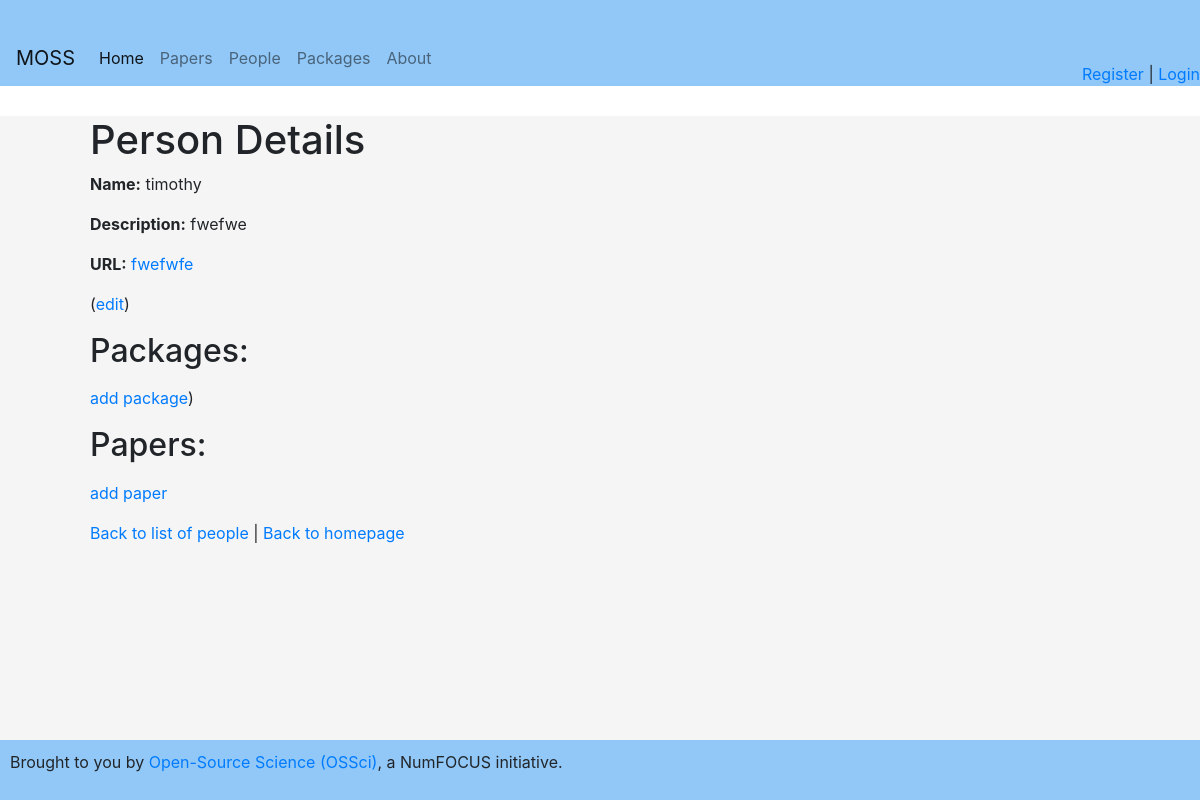
Page /persons/2 on the earlier database version.
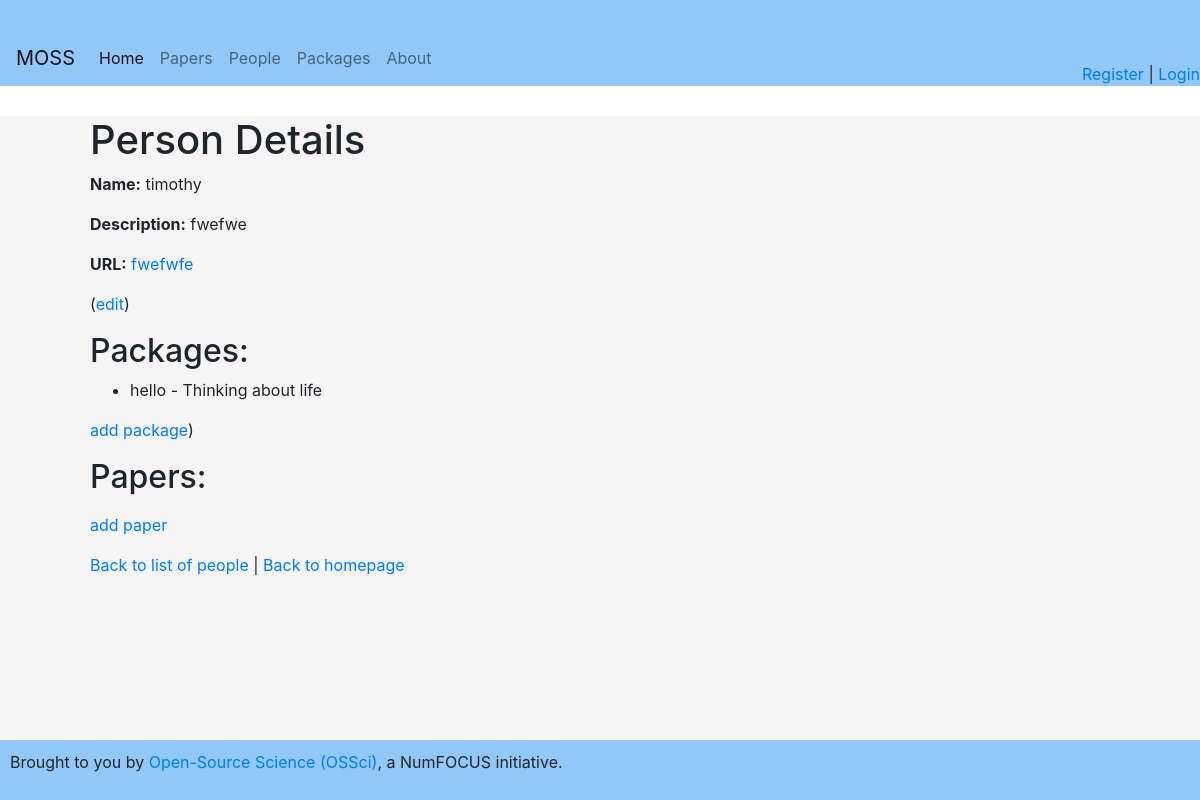
Same page on the later database version.
### app.py (models this page shows)
class PackagesPerPerson(db.Model):
    __tablename__ = 'packages_person'
    person_id = db.Column(db.Integer, ForeignKey('persons.id'), primary_key=True)
    tool_id = db.Column(db.Integer, ForeignKey('tools.id'), primary_key=True)
    tool = relationship("Tool", back_populates="persons")
    person = relationship("Person", back_populates="packages")

class Tool(db.Model):
    __tablename__ = 'tools'
    id = db.Column(db.Integer, primary_key=True)
    name = db.Column(db.String(120), nullable=False)
    description = db.Column(db.String(500))
    url = db.Column(db.String(200))
    persons = relationship("PackagesPerPerson", back_populates="tool")
    articles = relationship("PackagesPerPaper", back_populates="tool")

### app.py (the view)
@app.route('/persons/<int:person_id>')
def person_detail(person_id):
    person = Person.query.get_or_404(person_id)
    return render_template('person_detail.html', person=person)

### app.py (called while the page is built)
@app.context_processor
def inject_current_user():
    return dict(current_user=current_user)

### templates/person_detail.html (shortened to what this page needs)
{% extends 'base.html' %}
{% block content %}
<h1>Person Details</h1>
<p><strong>Name:</strong> {{ person.name }}</p>
<p><strong>Description:</strong> {{ person.description }}</p>
<p><strong>URL:</strong> <a href="{{ person.url }}">{{ person.url }}</a></p>
<p>(<a href="">edit</a>)</p>
<h2>Packages:</h2>
<ul>
    {% for package in person.packages %}
        <li>{{ package.tool.name }} - {{ package.tool.description }}</li>
    {% endfor %}
</ul>
<p><a href="{{ url_for('associate_person_package') }}">add package</a>)</p>
<h2>Papers:</h2>
<p><a href="{{ url_for('associate_person_paper') }}">add paper</a></p>
<p>
  <a href="{{ url_for('persons') }}">Back to list of people</a> |
  <a href="{{ url_for('index') }}">Back to homepage</a>
</p>
{% endblock %}

Differences in the rows shown:
added PackagesPerPerson: tool.name "hello", tool.description "Thinking about life"
